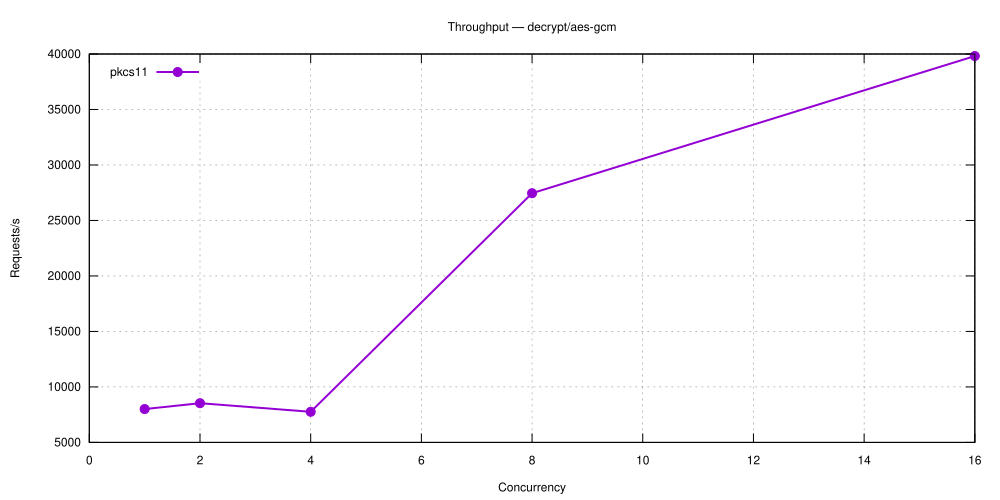

Generate this figure with gnuplot:
set terminal svg size 1000,500 enhanced font 'Helvetica,12'
set output 'decrypt_aes-gcm.svg'
set title 'Throughput — decrypt/aes-gcm'
set grid
set xlabel 'Concurrency'
set ylabel 'Requests/s'
set key top left
plot 'decrypt_aes-gcm-5.27.1-pkcs11.dat' using 1:2 with linespoints lw 2 pt 7 title 'pkcs11'
